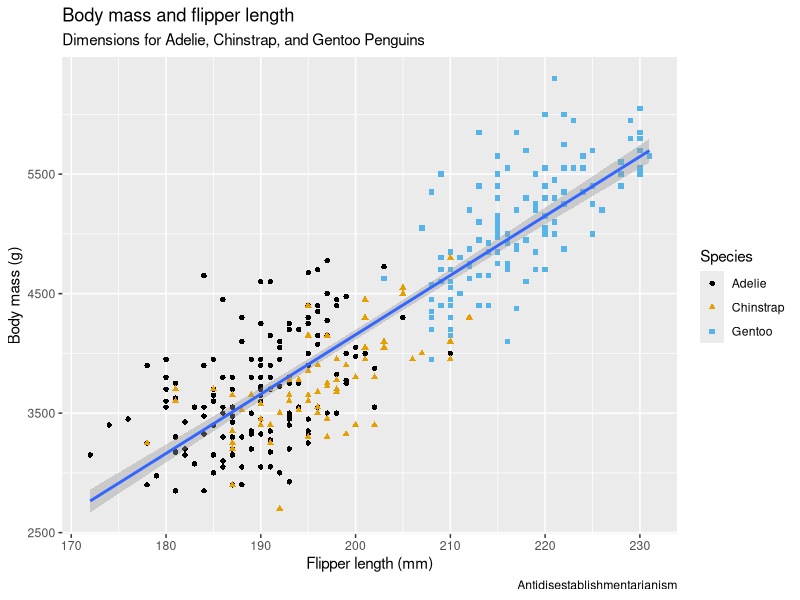
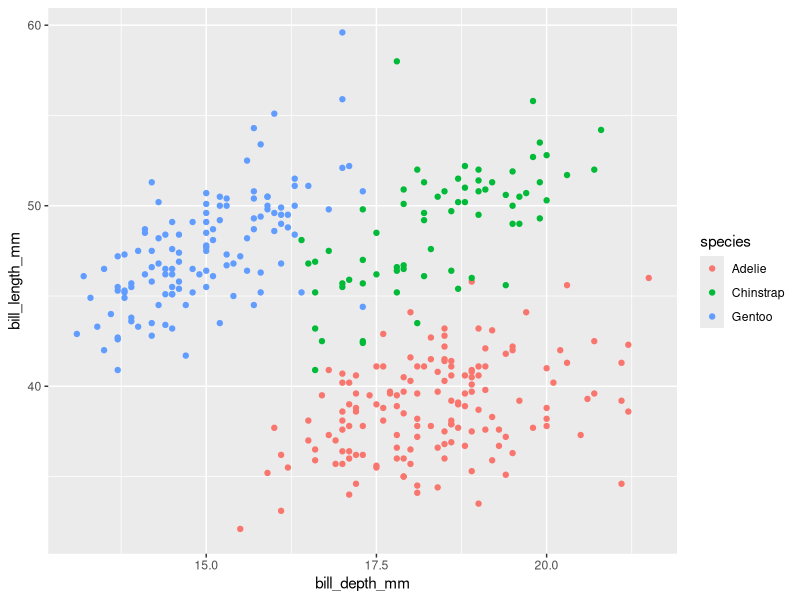
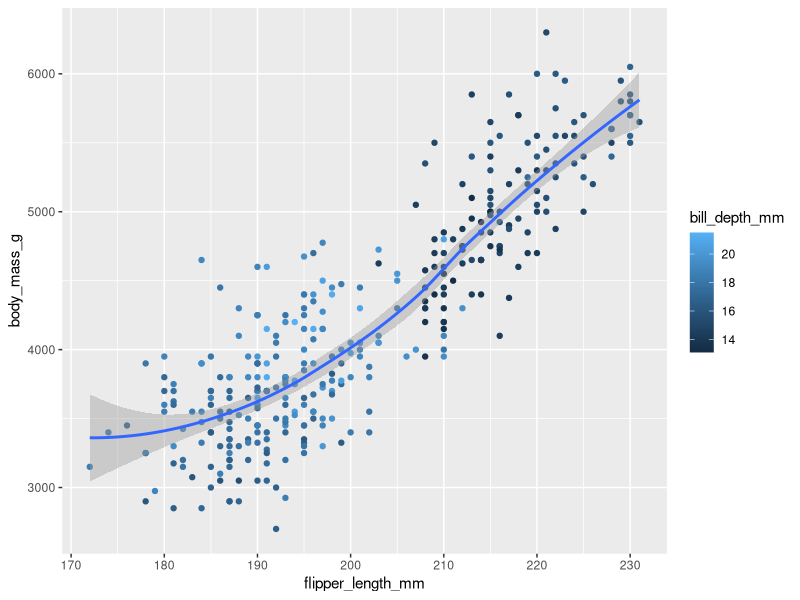
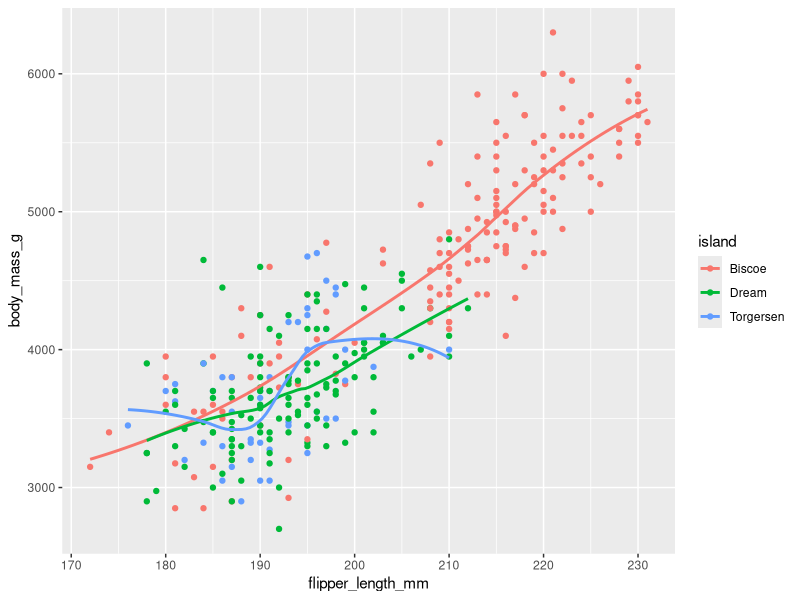

Recreate these plots in R, in order.
## ---- chunk 1
library(tidyverse)
library(palmerpenguins)
library(ggthemes)

glimpse(penguins)
## ---- chunk 2

ggplot(
  data = penguins,
  mapping = aes(x = flipper_length_mm, y = body_mass_g)
  ) +
  geom_point(mapping = aes(color = species, shape = species), na.rm = T) +
  geom_smooth(method = "lm") +
  labs(
    title = "Body mass and flipper length",
    subtitle = "Dimensions for Adelie, Chinstrap, and Gentoo Penguins",
    x = "Flipper length (mm)", y = "Body mass (g)",
    color = "Species", shape = "Species",
    caption = "Antidisestablishmentarianism"
  ) +
  scale_color_colorblind()

## ---- chunk 3
# exercises 1.2.5

# 1
str(penguins)

# 2

# 3
penguins %>%
  ggplot(aes(bill_depth_mm, bill_length_mm, color = species)) +
  geom_point(na.rm = T)

# 8

ggplot(
  data = penguins,
  aes(x = flipper_length_mm, y = body_mass_g)
) +
  geom_point(aes(color = bill_depth_mm)) + 
  geom_smooth()

# 9
ggplot(
  data = penguins,
  mapping = aes(x = flipper_length_mm, y = body_mass_g, color = island)
) +
  geom_point() +
  geom_smooth(se = FALSE)
## ---- chunk 4
df <- tibble(
  x = 1:5,
  y = c("a", "b", "a", "a", "b"),
  z = c("K", "K", "L", "L", "K")
)

df |>
  group_by(y) |>
  summarize(mean_x = mean(x))

df |>
  group_by(y, z) |>
  summarize(mean_x = mean(x))

df |>
  group_by(y, z) |>
  summarize(mean_x = mean(x), .groups = "drop")
